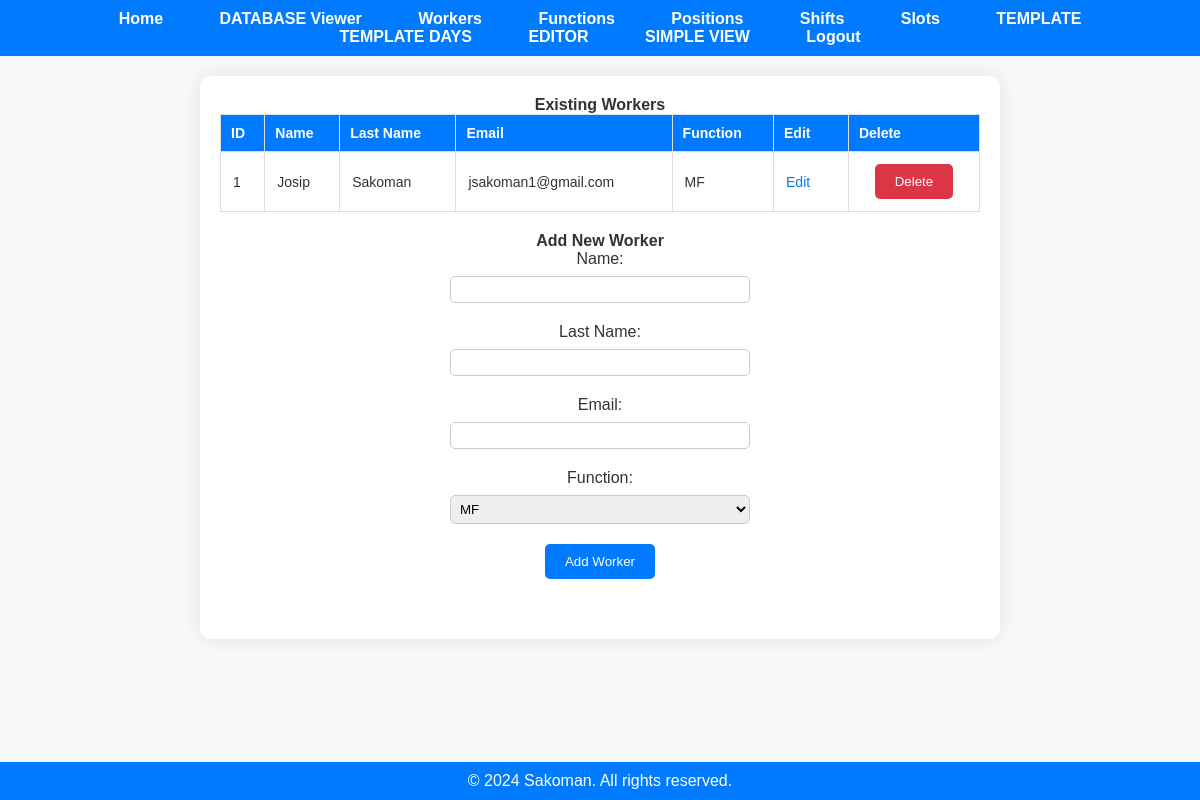
Screenshot of /workers (signed in) with the database file from the repository.
### app.py (models this page shows, shortened)
class Worker(db.Model):
    worker_id = db.Column(db.Integer, primary_key=True)
    name = db.Column(db.String(50), nullable=False)
    last_name = db.Column(db.String(50), nullable=False)
    email = db.Column(db.String(120), nullable=False)
    function_id = db.Column(db.Integer, db.ForeignKey('function.function_id'), nullable=False)
    user_id = db.Column(db.Integer, db.ForeignKey('user.id'), nullable=False)
    user = db.relationship('User', backref=db.backref('workers', lazy=True))
    function = db.relationship('Function', back_populates='workers')

### app.py (the view)
@app.route('/workers')
@employer_required
def display_workers():
    if 'user_id' not in session:
        flash('You must be logged in to view this page.', 'error')
        return redirect(url_for('login'))
    user_id = session['user_id']
    workers = fetch_all(user_id, 'Worker')
    functions = fetch_all(user_id, 'Function')
    function_names = {function.function_id: function.name for function in functions}
    for worker in workers:
        worker.function_name = function_names.get(worker.function_id, 'N/A')
    return render_template('workers.html', workers=workers, functions=functions)

### app.py (called while the page is built)
@login_manager.user_loader
def load_user(user_id):
    return User.query.get(int(user_id))

def employer_required(func):
    @wraps(func)
    def decorated_function(*args, **kwargs):
        if not current_user.is_authenticated:
            flash('You must be logged in to view this page.', 'error')
            return redirect(url_for('login'))
        if current_user.role != 'employer':
            flash('You do not have permission to view this page.', 'error')
            return redirect('/')
        return func(*args, **kwargs)
    return decorated_function

def fetch_all(user_id, table_name):
    if table_name not in ['Worker', 'Function', 'Position', 'Shift', 'Slot', 'Year_Days', 'Schedule']:
        return None
    table_class = globals()[table_name]
    items = table_class.query.filter_by(user_id=user_id).all()
    return items

### templates/workers.html (shortened to what this page needs)
<!DOCTYPE html>
<html lang="en">
<head>
    <link rel="stylesheet" href="{{ url_for('static', filename='styles.css') }}">
</head>
<body>
    {% include 'navbar.html' %}
    <div class="container">
        <div class="existing-workers-section">
            <h2>Existing Workers</h2>
            {% if workers %}
                <table class="data-table">
                    <thead>
                        <tr>
                            <th>ID</th>
                            <th>Name</th>
                            <th>Last Name</th>
                            <th>Email</th>
                            <th>Function</th>
                            <th>Edit</th>
                            <th>Delete</th>
                        </tr>
                    </thead>
                    <tbody>
                        {% for worker in workers %}
                            <tr>
                                <td>{{ worker['worker_id'] }}</td>
                                <td>{{ worker['name'] }}</td>
                                <td>{{ worker['last_name'] }}</td>
                                <td>{{ worker['email'] }}</td>
                                <td>{{ worker['function_name'] }}</td>
                                <td>
                                    <a href="/edit/Worker/{{ worker['worker_id'] }}" class="action-link">Edit</a>
                                </td>
                                <td>
                                    <form action="/delete/Worker/{{ worker['worker_id'] }}" method="post">
                                        <button type="submit" class="delete-button">Delete</button>
                                    </form>
                                </td>
                            </tr>
                        {% endfor %}
                    </tbody>
                </table>
            {% else %}
                <p>No data available.</p>
            {% endif %}
        </div>
        <div class="add-item-section">
            <h2>Add New Worker</h2>
            <form action="/add/Worker" method="post" class="add-form">
                <label for="name">Name:</label>
                <input type="text" id="name" name="name" required>
                <label for="last_name">Last Name:</label>
                <input type="text" id="last_name" name="last_name">
                <label for="email">Email:</label>
                <input type="email" id="email" name="email">
                <label for="function_id">Function:</label>
                <select id="function_id" name="function_id">
                    {% for function in functions %}
                        <option value="{{ function['function_id'] }}">{{ function['name'] }}</option>
                    {% endfor %}
                </select>
                <button type="submit" class="add-button">Add Worker</button>
            </form>
        </div>
    </div>
    <div class="footer">
        &copy; 2024 Sakoman. All rights reserved.
    </div>
</body>
</html>

### static/styles.css (style rules this page uses)
* { margin: 0; padding: 0; box-sizing: border-box; }
body { font-family: Arial, sans-serif; background-color: #f8f9fa; color: #333; }
.container { margin: 20px auto; padding: 20px; background-color: #fff; border-radius: 10px; box-shadow: 0 0 20px rgba(0, 0, 0, 0.1); max-width: 800px; }
.container h1, .container h2, .container p { font-size: 16px; text-align: center; }
.container form { display: flex; flex-direction: column; align-items: center; }
.container label { margin-bottom: 8px; }
.container input, .container select { width: 300px; padding: 5px; margin-bottom: 20px; border-radius: 5px; border: 1px solid #ccc; }
.container button, input[type="submit"] { padding: 10px 20px; background-color: #007bff; color: #fff; border: none; border-radius: 5px; cursor: pointer; transition: background-color 0.3s ease, box-shadow 0.3s ease; }
.footer { background-color: #007bff; color: #fff; text-align: center; padding: 10px 0; position: fixed; bottom: 0; left: 0; width: 100%; }
.action-link { color: #007bff; text-decoration: none; margin-right: 10px; transition: color 0.3s ease; }
.add-item-section, .existing-items-section { margin-bottom: 40px; }
table { width: 100%; border-collapse: collapse; margin-bottom: 20px; }
th, td { font-size: 14px; border: 1px solid #ddd; padding: 10px; text-align: left; }
th { background-color: #f2f2f2; }
table { background-color: #ffffff; overflow-x: auto; }
th { background-color: #007bff; color: #ffffff; }
td { font-size: 14px; padding: 12px; }
.delete-button { background-color: #dc3545 !important; color: #fff !important; padding: 10px 20px !important; border: none !important; border-radius: 5px !important; cursor: pointer !important; }

### rows the page displays
Worker: worker_id "1", name "Josip", last_name "Sakoman", email "jsakoman1@gmail.com", function_name "MF"

### other values shown
form field function_id "MF"
